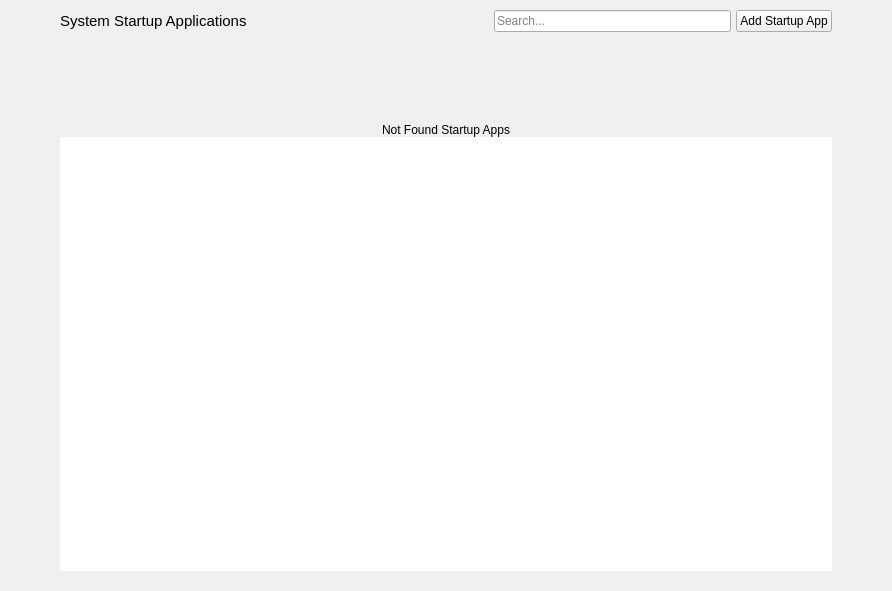
<?xml version="1.0" encoding="UTF-8"?>
<ui version="4.0">
 <class>StartupAppsPage</class>
 <widget class="QWidget" name="StartupAppsPage">
  <property name="geometry">
   <rect>
    <x>0</x>
    <y>0</y>
    <width>892</width>
    <height>591</height>
   </rect>
  </property>
  <property name="windowTitle">
   <string>Startup Apps</string>
  </property>
  <layout class="QGridLayout" name="gridLayout">
   <property name="leftMargin">
    <number>0</number>
   </property>
   <property name="topMargin">
    <number>0</number>
   </property>
   <property name="rightMargin">
    <number>0</number>
   </property>
   <property name="bottomMargin">
    <number>0</number>
   </property>
   <property name="spacing">
    <number>0</number>
   </property>
   <item row="0" column="0">
    <widget class="QWidget" name="widgetStartupApps" native="true">
     <property name="sizePolicy">
      <sizepolicy hsizetype="Preferred" vsizetype="Expanding">
       <horstretch>0</horstretch>
       <verstretch>0</verstretch>
      </sizepolicy>
     </property>
     <property name="cursor">
      <cursorShape>ArrowCursor</cursorShape>
     </property>
     <property name="styleSheet">
      <string notr="true"/>
     </property>
     <layout class="QGridLayout" name="gridLayout_2">
      <property name="leftMargin">
       <number>60</number>
      </property>
      <property name="topMargin">
       <number>10</number>
      </property>
      <property name="rightMargin">
       <number>60</number>
      </property>
      <property name="bottomMargin">
       <number>20</number>
      </property>
      <property name="spacing">
       <number>5</number>
      </property>
      <item row="0" column="1">
       <spacer name="horizontalSpacer">
        <property name="orientation">
         <enum>Qt::Horizontal</enum>
        </property>
        <property name="sizeHint" stdset="0">
         <size>
          <width>40</width>
          <height>20</height>
         </size>
        </property>
       </spacer>
      </item>
      <item row="0" column="2">
       <widget class="QLineEdit" name="txtSearchStartup">
        <property name="placeholderText">
         <string>Search...</string>
        </property>
       </widget>
      </item>
      <item row="0" column="3">
       <widget class="QPushButton" name="btnAddStartupApp">
        <property name="sizePolicy">
         <sizepolicy hsizetype="Fixed" vsizetype="Fixed">
          <horstretch>0</horstretch>
          <verstretch>0</verstretch>
         </sizepolicy>
        </property>
        <property name="cursor">
         <cursorShape>PointingHandCursor</cursorShape>
        </property>
        <property name="focusPolicy">
         <enum>Qt::NoFocus</enum>
        </property>
        <property name="accessibleName">
         <string notr="true">primary</string>
        </property>
        <property name="styleSheet">
         <string notr="true"/>
        </property>
        <property name="text">
         <string>Add Startup App</string>
        </property>
       </widget>
      </item>
      <item row="0" column="0" alignment="Qt::AlignLeft">
       <widget class="QLabel" name="lblStartupAppsTitle">
        <property name="font">
         <font>
          <pointsize>11</pointsize>
          <italic>false</italic>
         </font>
        </property>
        <property name="accessibleName">
         <string/>
        </property>
        <property name="styleSheet">
         <string notr="true"/>
        </property>
        <property name="text">
         <string notr="true">System Startup Applications</string>
        </property>
       </widget>
      </item>
      <item row="1" column="0" colspan="4">
       <widget class="QWidget" name="verticalWidget" native="true">
        <layout class="QVBoxLayout" name="verticalLayout">
         <property name="spacing">
          <number>0</number>
         </property>
         <property name="leftMargin">
          <number>0</number>
         </property>
         <property name="topMargin">
          <number>0</number>
         </property>
         <property name="rightMargin">
          <number>0</number>
         </property>
         <property name="bottomMargin">
          <number>0</number>
         </property>
         <item>
          <widget class="QWidget" name="notFoundWidget" native="true">
           <property name="sizePolicy">
            <sizepolicy hsizetype="Preferred" vsizetype="Expanding">
             <horstretch>0</horstretch>
             <verstretch>0</verstretch>
            </sizepolicy>
           </property>
           <property name="minimumSize">
            <size>
             <width>0</width>
             <height>100</height>
            </size>
           </property>
           <property name="maximumSize">
            <size>
             <width>16777215</width>
             <height>100</height>
            </size>
           </property>
           <property name="styleSheet">
            <string notr="true"/>
           </property>
           <layout class="QVBoxLayout" name="notFoundLayout">
            <property name="spacing">
             <number>0</number>
            </property>
            <property name="leftMargin">
             <number>0</number>
            </property>
            <property name="topMargin">
             <number>0</number>
            </property>
            <property name="rightMargin">
             <number>0</number>
            </property>
            <property name="bottomMargin">
             <number>0</number>
            </property>
            <item alignment="Qt::AlignHCenter|Qt::AlignBottom">
             <widget class="QLabel" name="lblNotFound">
              <property name="text">
               <string>Not Found Startup Apps</string>
              </property>
             </widget>
            </item>
           </layout>
          </widget>
         </item>
         <item>
          <widget class="QListWidget" name="listWidgetStartup">
           <property name="focusPolicy">
            <enum>Qt::NoFocus</enum>
           </property>
           <property name="frameShape">
            <enum>QFrame::NoFrame</enum>
           </property>
           <property name="horizontalScrollBarPolicy">
            <enum>Qt::ScrollBarAlwaysOff</enum>
           </property>
           <property name="editTriggers">
            <set>QAbstractItemView::EditKeyPressed</set>
           </property>
           <property name="selectionMode">
            <enum>QAbstractItemView::NoSelection</enum>
           </property>
           <property name="selectionBehavior">
            <enum>QAbstractItemView::SelectRows</enum>
           </property>
           <property name="resizeMode">
            <enum>QListView::Adjust</enum>
           </property>
           <property name="layoutMode">
            <enum>QListView::Batched</enum>
           </property>
           <property name="spacing">
            <number>5</number>
           </property>
           <property name="uniformItemSizes">
            <bool>true</bool>
           </property>
          </widget>
         </item>
        </layout>
       </widget>
      </item>
     </layout>
    </widget>
   </item>
  </layout>
 </widget>
 <resources/>
 <connections/>
</ui>
